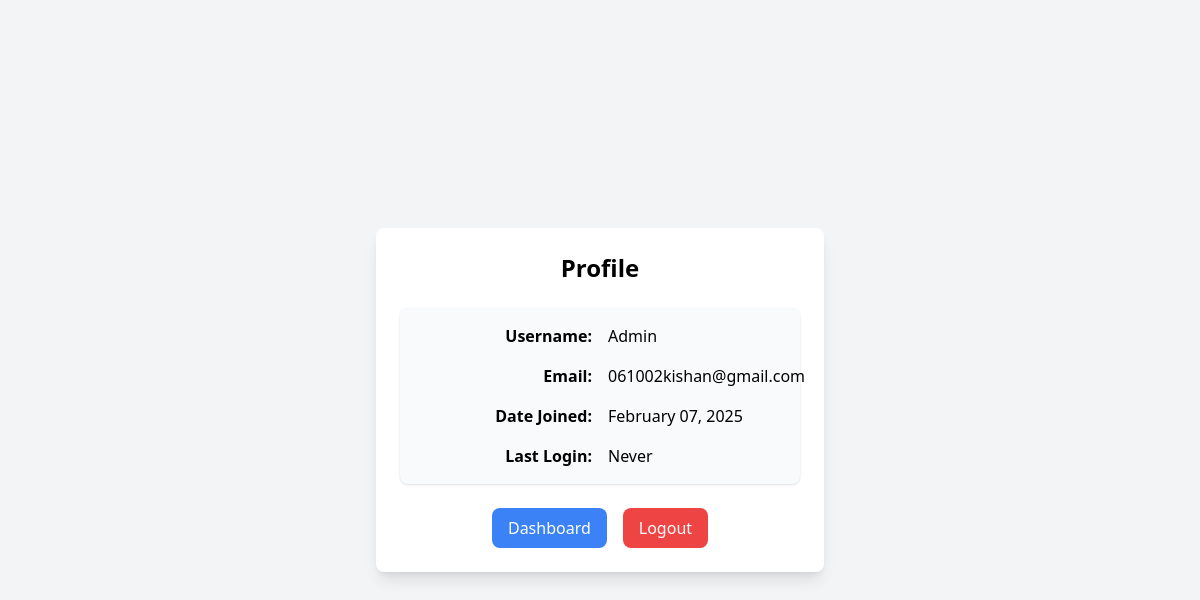
Page /accounts/profile/ (signed in) on the committed database.
### accounts/models.py (models this page shows, shortened)
class CustomUser(AbstractUser):
    email = models.EmailField(unique=True)

### accounts/views.py (the view)
# urls.py: path('profile/', profile_view, name='profile'),
@login_required
def profile_view(request):
    return render(request, 'accounts/profile.html', {'user': request.user})

### accounts/templates/accounts/profile.html (shortened to what this page needs)
<!DOCTYPE html>
<html lang="en">
<head>
    <script src="https://cdn.tailwindcss.com"></script>
</head>
<body class="flex items-center justify-center h-screen bg-gray-100">
    <div class="w-full max-w-md bg-white p-6 rounded-lg shadow-lg">
        <h2 class="text-2xl font-bold text-center mb-6">Profile</h2>
        <div class="bg-gray-50 p-4 rounded-lg shadow">
            <div class="grid grid-cols-2 gap-4 items-center">
                <p class="text-right font-semibold">Username:</p>
                <p class="text-left">{{ user.username|capfirst }}</p>
                <p class="text-right font-semibold">Email:</p>
                <p class="text-left">{{ user.email }}</p>
                <p class="text-right font-semibold">Date Joined:</p>
                <p class="text-left">{{ user.date_joined|date:"F d, Y" }}</p>
                <p class="text-right font-semibold">Last Login:</p>
                <p class="text-left">{{ user.last_login|default:"Never" }}</p>
            </div>
        </div>
        <div class="mt-6 flex justify-center space-x-4">
            <a href="{% url 'dashboard' %}" class="px-4 py-2 bg-blue-500 text-white rounded-lg hover:bg-blue-600">Dashboard</a>
            <a href="{% url 'logout' %}" class="px-4 py-2 bg-red-500 text-white rounded-lg hover:bg-red-600">Logout</a>
        </div>
    </div>
</body>
</html>

### rows in the picture
CustomUser: username "Admin", email "061002kishan@gmail.com", date_joined "February 07, 2025", last_login "Never"
